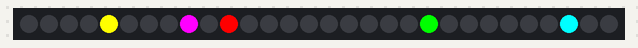
This program was run on a simulated Raspberry Pi Pico running MicroPython. Parts: 30 RGB LEDs in strip order, left to right. Random numbers come from a fixed seed; what the program prints to the serial console is not drawn.

Above: at 0.09 s.
At 0.87 s:
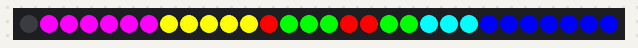
At 6.43 s:
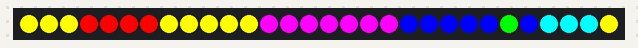
At 11.99 s:
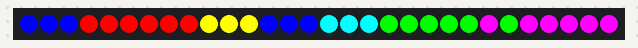
At 17.55 s:
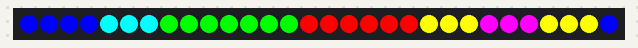
At 23.11 s:
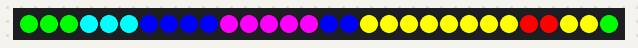

The program:

30-random-bounce.py
```python
# Lab 30: Random Bounce
# Filename: 30-random-bounce.py
# Version: 1.0.0
#
# Pixels appear to bounce around on the LED strip as they move back-and-
# forth.

from machine import Pin
from neopixel import NeoPixel
from utime import sleep, ticks_ms
from urandom import randint
import config

# hardware settings from config.py
NEOPIXEL_PIN = config.NEOPIXEL_PIN
NUMBER_PIXELS = config.NUMBER_PIXELS

strip = NeoPixel(Pin(NEOPIXEL_PIN), NUMBER_PIXELS)

red = (255, 0, 0)
red_med = (32, 0, 0)
red_light = (8, 0, 0)
off = (0, 0, 0)
orange = (140, 60, 0)
yellow = (255, 255, 0)
green = (0, 255, 0)
blue = (0, 0, 255)
cyan = (0, 255, 255)
indigo = (75, 0, 130)
violet = (138, 43, 226)
purple = (255, 0, 255)
white = (128, 128, 128)
colors = (red, orange, yellow, green, blue, cyan, indigo, violet, purple)
color_count = len(colors)
levels = [255, 128, 64, 32, 16, 8, 4, 2, 1]
level_count = len(levels)

# location and color are stored in a list
pixel_list = [
  [10, 1, (255, 0, 0)],
  [20, -1, (0, 255, 0)],
  [30, 1, (0, 0, 255)],
]

def add_pixel(my_list, delay, color):
    random_index = randint(0, NUMBER_PIXELS-1)
    # random dir is 1 or -1
    dir = randint(-1,1)
    if dir == 0:
        dir = -1
    print('adding pixel at', random_index, 'moving', dir)
    # must be a list since tuple is non-mutable
    my_list.append(list((random_index, dir, color)))

def display_pixel(id):
    if id[0] < NUMBER_PIXELS:
        strip[id[0]] = id[2]
        strip.write()

def display_pixels(pixel_list):
    for i in range(0, len(pixel_list)):
        print('displaying', pixel_list[i])
        display_pixel(pixel_list[i])

def update_pixel(id):
    strip[id[0]] = id[2]
    if id[1] == 1:
       strip[ id[0]-1 ] = (0,0,0)
    strip.write()

def clear():
    for i in range(0, NUMBER_PIXELS-1):
        strip[i] = (0,0,0)
        strip.write()

add_pixel(pixel_list, 1, yellow)
add_pixel(pixel_list, 1, cyan)
add_pixel(pixel_list, 1, purple)
print('found ', len(pixel_list), 'items in pixel list')
print(pixel_list)
counter = 0
clear()
# drop in N pixels
while True:
    # for each pixel
    display_pixels(pixel_list)
    # update positions
    for i in range(0, len(pixel_list)):
        print('current pixel', pixel_list[i])
        if pixel_list[i][1] == 1:
            new_index = pixel_list[i][0] + 1
            if new_index > NUMBER_PIXELS - 1:
                new_index = NUMBER_PIXELS - 1
                # reverse direction
                pixel_list[i][1] = -1
            pixel_list[i][0] = new_index
        else:
            new_index = pixel_list[i][0] - 1
            if new_index < 0:
                pixel_list[i][0] = 0
                pixel_list[i][1] = 1
            pixel_list[i][0] = pixel_list[i][0] - 1
    sleep(.1)
```

config.py
```python
# Moving Rainbow Configuration file
# Filename: config.py
# Version: 1.0.0
#
# This file contains the hardware configuration for your kit.
# It is imported by each program.
NEOPIXEL_PIN = 0
NUMBER_PIXELS = 30
BUTTON_PIN_1 = 15
BUTTON_PIN_2 = 14
```
